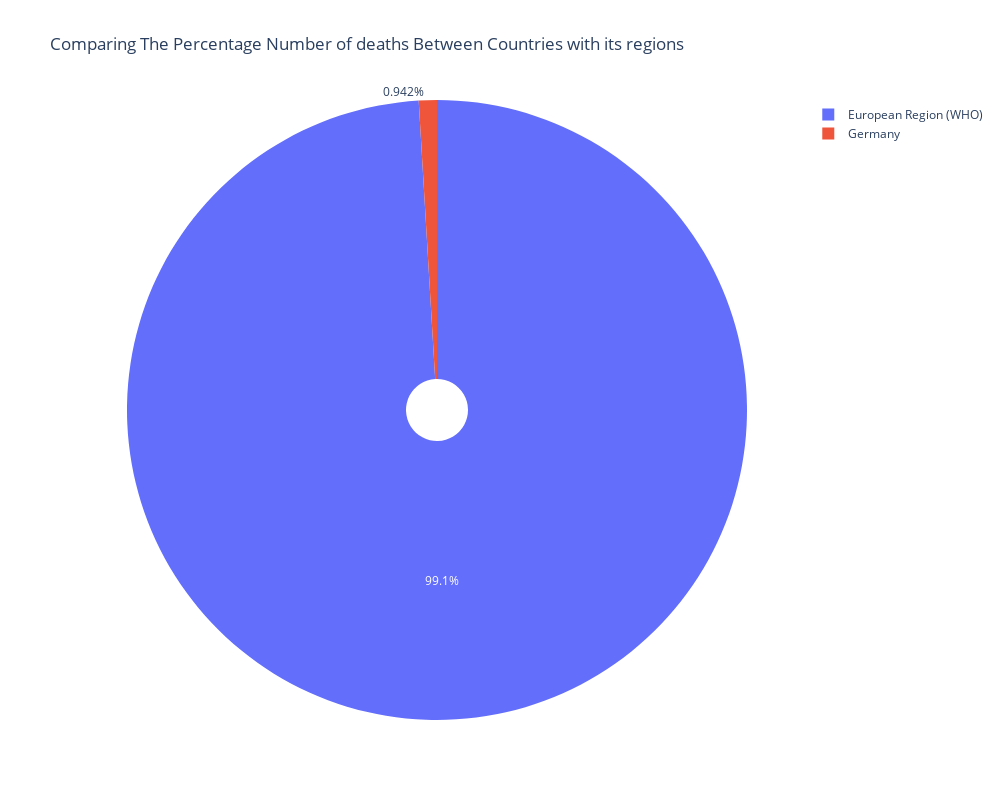

Source (notebook cell):
### Code cell
fig = px.pie(
    df_cSummery7 , names='Entity' , values='Unsafe water source',color='Entity',
    title='Comparing The Percentage Number of deaths Between Countries with its regions',
    width=1000,
    height=800,
    hole=0.1
)
fig.show()

### Figure 1 — Plotly figure (JSON) as saved in the notebook; plotly's stock layout.template omitted (floating-point values rounded to 4 significant figures)
{"data": [{"customdata": [["European Region (WHO)"], ["Germany"]], "domain": {"x": [0, 1], "y": [0, 1]}, "hole": 0.1, "hovertemplate": "Entity=%{customdata[0]}<br>Unsafe water source=%{value}<extra></extra>", "labels": ["European Region (WHO)", "Germany"], "legendgroup": "", "marker": {"colors": ["#636efa", "#EF553B"]}, "name": "", "showlegend": true, "type": "pie", "values": [188615, 1793]}], "layout": {"height": 800, "legend": {"tracegroupgap": 0}, "title": {"text": "Comparing The Percentage Number of deaths Between Countries with its regions"}, "width": 1000}}
